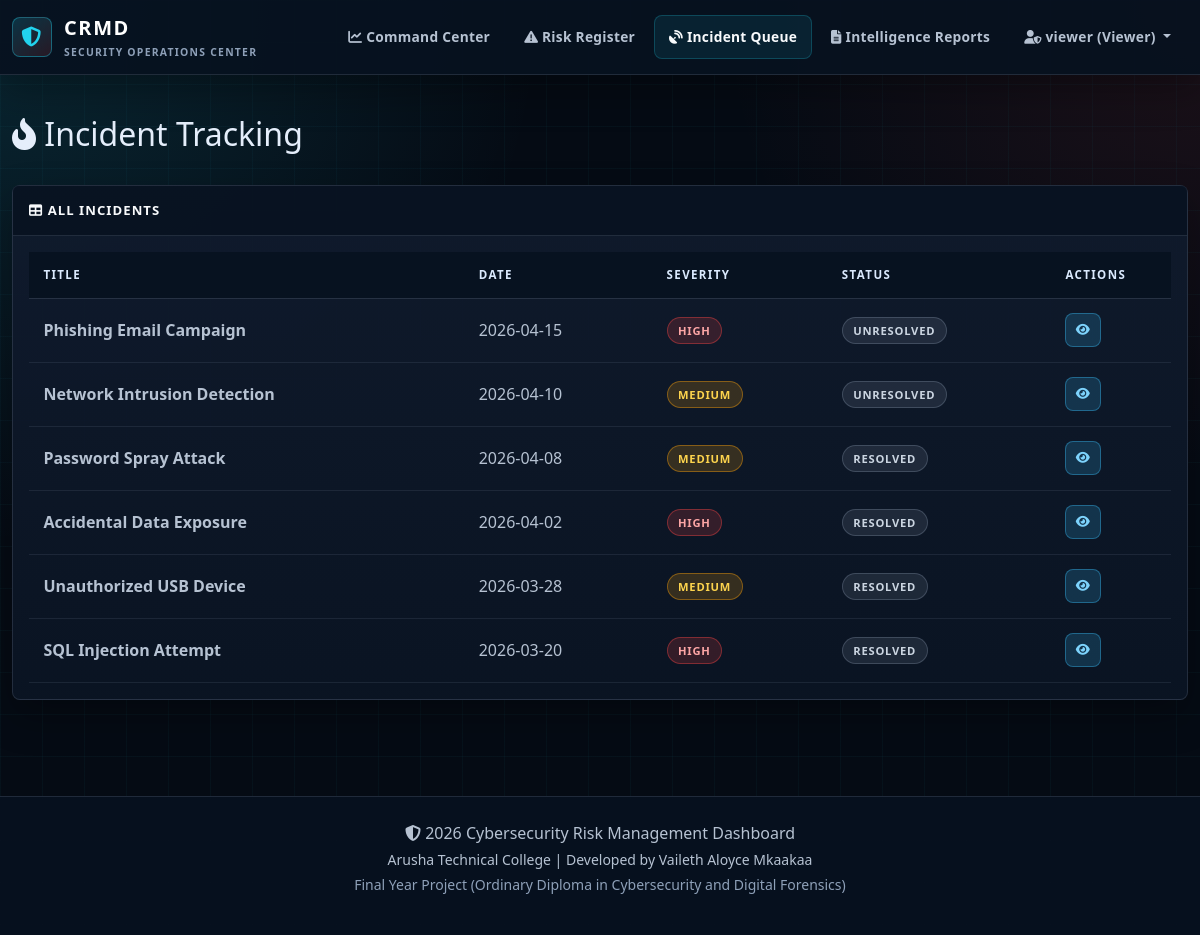
Page /incidents.php (signed in) on the committed database.
### tables this page shows
CREATE TABLE incidents (
    id INT PRIMARY KEY AUTO_INCREMENT,
    title VARCHAR(255) NOT NULL,
    description TEXT NOT NULL,
    incident_date DATE NOT NULL,
    severity ENUM('High', 'Medium', 'Low') NOT NULL,
    resolved BOOLEAN DEFAULT FALSE,
    created_at TIMESTAMP DEFAULT CURRENT_TIMESTAMP,
    updated_at TIMESTAMP DEFAULT CURRENT_TIMESTAMP ON UPDATE CURRENT_TIMESTAMP,
    INDEX idx_severity (severity),
    INDEX idx_resolved (resolved),
    INDEX idx_date (incident_date)
);

### includes/functions.php (called while the page is built, shortened)
<?php
function get_all_incidents($pdo) {
    try {
        $stmt = $pdo->prepare('
            SELECT * FROM incidents
            ORDER BY incident_date DESC
        ');
        $stmt->execute();
        return $stmt->fetchAll();
    } catch (PDOException $e) {
        error_log('Database Error: ' . $e->getMessage());
        return [];
    }
}
function esc($string) {
    return htmlspecialchars($string, ENT_QUOTES, 'UTF-8');
}
function get_severity_badge_class($severity) {
    $classes = [
        'High' => 'badge-danger',
        'Medium' => 'badge-warning',
        'Low' => 'badge-info'
    ];
    return $classes[$severity] ?? 'badge-secondary';
}
?>

### incidents.php (the view, shortened to what this page needs)
<?php
require_once __DIR__ . '/includes/header.php';
$action = $_GET['action'] ?? 'list';
?>
<div class="row mb-4">
    <div class="col-lg-12">
        <div class="d-flex justify-content-between align-items-center">
            <h2><i class="fas fa-fire-alt"></i> Incident Tracking</h2>
        </div>
    </div>
</div>
<?php if ($action === 'list'): ?>
    <div class="card">
        <div class="card-header"><i class="fas fa-table"></i> All Incidents</div>
        <div class="card-body">
            <div class="table-responsive">
                <table class="table table-hover">
                    <thead>
                        <tr>
                            <th>Title</th>
                            <th>Date</th>
                            <th>Severity</th>
                            <th>Status</th>
                            <th style="width: 120px;">Actions</th>
                        </tr>
                    </thead>
                    <tbody>
                        <?php
                        $incidents = get_all_incidents($pdo);
                        if (!empty($incidents)):
                            foreach ($incidents as $inc):
                        ?>
                            <tr>
                                <td><strong><?php echo esc($inc['title']); ?></strong></td>
                                <td><?php echo $inc['incident_date']; ?></td>
                                <td><span class="badge <?php echo get_severity_badge_class($inc['severity']); ?>"><?php echo $inc['severity']; ?></span></td>
                                <td><span class="badge bg-secondary"><?php echo $inc['resolved'] ? 'Resolved' : 'Unresolved'; ?></span></td>
                                <td>
                                    <a href="?action=view&id=<?php echo $inc['id']; ?>" class="btn btn-sm btn-info"><i class="fas fa-eye"></i></a>
                                </td>
                            </tr>
                        <?php endforeach; else: ?>
                            <tr><td colspan="5" class="text-center text-muted py-4"><i class="fas fa-inbox fa-2x mb-2"></i><br>No incidents recorded yet.</td></tr>
                        <?php endif; ?>
                    </tbody>
                </table>
            </div>
        </div>
    </div>
<?php endif; ?>
<?php require_once __DIR__ . '/includes/footer.php'; ?>

### assets/css/style.css (style rules this page uses)
:root { --primary-color: #07111f; --secondary-color: #22d3ee; --success-color: #22c55e; --warning-color: #f59e0b; --danger-color: #ef4444; --info-color: #38bdf8; --light-bg: #0f172a; --bg: #050b14; --bg-elevated: #0b1424; --bg-panel: #101b2d; --bg-panel-soft: #132238; --border: rgba(148, 163, 184, 0.18); --border-strong: rgba(34, 211, 238, 0.36); --text: #e5eefb; --muted: #8ea0b8; --muted-strong: #b6c2d2; --cyan: #22d3ee; --blue: #38bdf8; --green: #22c55e; --amber: #f59e0b; --red: #ef4444; --violet: #a78bfa; --radius: 8px; --shadow: 0 18px 48px rgba(0, 0, 0, 0.35); }
* { box-sizing: border-box; }
html { min-height: 100%; }
body { min-height: 100vh; margin: 0; background: linear-gradient(rgba(34, 211, 238, 0.035) 1px, transparent 1px), linear-gradient(90deg, rgba(34, 211, 238, 0.035) 1px, transparent 1px), radial-gradient(circle at top left, rgba(34, 211, 238, 0.14), transparent 34rem), radial-gradient(circle at top right, rgba(239, 68, 68, 0.10), transparent 30rem), var(--bg); background-size: 42px 42px, 42px 42px, auto, auto, auto; color: var(--text); font-family: "Segoe UI", Tahoma, Geneva, Verdana, sans-serif; }
a { color: var(--cyan); }
.card, .widget-card, .analytics-card, .score-card, .siem-panel, .login-card { background: linear-gradient(180deg, rgba(16, 27, 45, 0.96), rgba(10, 20, 35, 0.98)); border: 1px solid var(--border); border-radius: var(--radius); box-shadow: 0 16px 38px rgba(0, 0, 0, 0.28); color: var(--text); }
.card { margin-bottom: 1.5rem; }
.card-header { background: rgba(7, 17, 31, 0.78); border-bottom: 1px solid var(--border); color: #f8fafc; font-size: 0.82rem; font-weight: 800; letter-spacing: 0.08em; padding: 0.9rem 1rem; text-transform: uppercase; }
.card-body { color: var(--muted-strong); }
.table { --bs-table-bg: transparent; --bs-table-color: var(--muted-strong); --bs-table-border-color: rgba(148, 163, 184, 0.14); background: transparent; color: var(--muted-strong); margin-bottom: 0; }
.table thead { background: rgba(7, 17, 31, 0.85); color: #dbeafe; }
.table thead th { border-bottom: 1px solid var(--border); color: #dbeafe; font-size: 0.72rem; font-weight: 850; letter-spacing: 0.12em; padding: 0.9rem; text-transform: uppercase; }
.table tbody td { border-color: rgba(148, 163, 184, 0.12); padding: 0.9rem; vertical-align: middle; }
.badge { border: 1px solid transparent; border-radius: 999px; font-size: 0.7rem; font-weight: 850; letter-spacing: 0.07em; padding: 0.42rem 0.65rem; text-transform: uppercase; }
.badge-warning, .bg-warning { background: rgba(245, 158, 11, 0.18) !important; border-color: rgba(245, 158, 11, 0.42); color: #fcd34d !important; }
.badge-danger, .bg-danger { background: rgba(239, 68, 68, 0.18) !important; border-color: rgba(239, 68, 68, 0.42); color: #fca5a5 !important; }
.bg-secondary, .badge-secondary { background: rgba(148, 163, 184, 0.14) !important; border-color: rgba(148, 163, 184, 0.28); color: #cbd5e1 !important; }
.btn { border-radius: var(--radius); font-size: 0.78rem; font-weight: 850; letter-spacing: 0.06em; padding: 0.68rem 1rem; text-transform: uppercase; }
.btn-sm { padding: 0.42rem 0.58rem; }
.btn-info { background: rgba(56, 189, 248, 0.18); border: 1px solid rgba(56, 189, 248, 0.38); color: #7dd3fc; }

### includes/header.php (style rules this page uses)
:root { --primary-color: #07111f; --secondary-color: #22d3ee; --success-color: #22c55e; --warning-color: #f59e0b; --danger-color: #ef4444; --info-color: #38bdf8; --light-bg: #0f172a; }

### rows in the picture
incidents: title "Phishing Email Campaign", incident_date "2026-04-15", severity "HIGH", resolved "UNRESOLVED"
incidents: title "Network Intrusion Detection", incident_date "2026-04-10", severity "MEDIUM", resolved "UNRESOLVED"
incidents: title "Password Spray Attack", incident_date "2026-04-08", severity "MEDIUM", resolved "RESOLVED"
incidents: title "Accidental Data Exposure", incident_date "2026-04-02", severity "HIGH", resolved "RESOLVED"
incidents: title "Unauthorized USB Device", incident_date "2026-03-28", severity "MEDIUM", resolved "RESOLVED"
incidents: title "SQL Injection Attempt", incident_date "2026-03-20", severity "HIGH", resolved "RESOLVED"

### other values in the picture
$_SESSION['username'] "viewer"
$_SESSION['role'] "Viewer"
